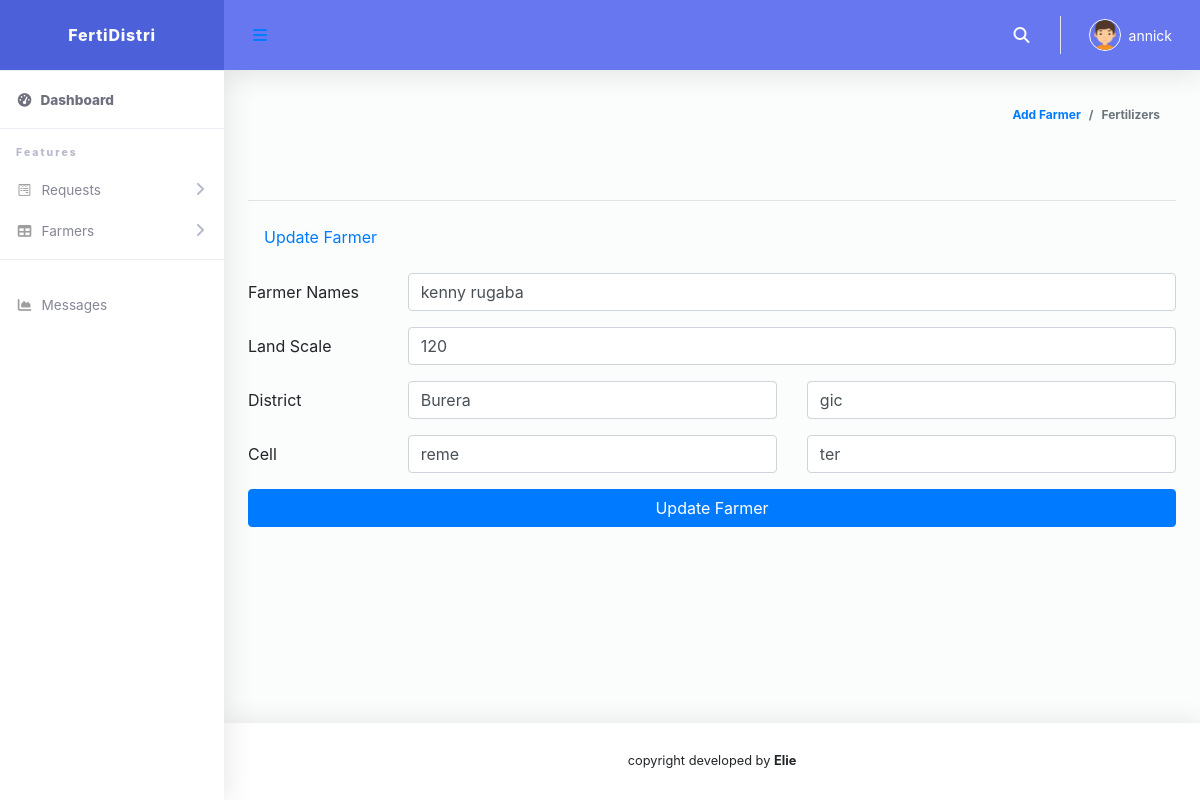
Page /farmerupdate.php?updatefarmer=13 (signed in) on the committed database.
### tables this page shows
CREATE TABLE `farmers` (
  `farmer_id` int(255) NOT NULL,
  `farmer_names` varchar(255) NOT NULL,
  `land_scale` varchar(255) NOT NULL,
  `district` varchar(255) NOT NULL,
  `sector` varchar(255) NOT NULL,
  `cell` varchar(255) NOT NULL,
  `villages` varchar(255) NOT NULL,
  `user_id` int(255) NOT NULL
);

### retailer_session.php (called while the page is built, shortened)
<?php
  $admin_firstname=$_SESSION['userfirstname'];
  ?>

### farmerupdate.php (the view, shortened to what this page needs)
<?php
include 'navbar.php';
?>
    <div id="content-wrapper" class="d-flex flex-column">
      <div id="content">
        <nav class="navbar navbar-expand navbar-light bg-navbar topbar mb-4 static-top">
          <button id="sidebarToggleTop" class="btn btn-link rounded-circle mr-3">
            <i class="fa fa-bars"></i>
          </button>
          <ul class="navbar-nav ml-auto">
            <li class="nav-item dropdown no-arrow">
              <a class="nav-link dropdown-toggle" href="#" id="searchDropdown" role="button" data-toggle="dropdown"
                aria-haspopup="true" aria-expanded="false">
                <i class="fas fa-search fa-fw"></i>
              </a>
            </li>
            <li class="nav-item dropdown no-arrow">
              <a class="nav-link dropdown-toggle" href="#" id="userDropdown" role="button" data-toggle="dropdown"
                aria-haspopup="true" aria-expanded="false">
                <img class="img-profile rounded-circle" src="img/boy.png" style="max-width: 60px">
                <span class="ml-2 d-none d-lg-inline text-white small"><?php echo $admin_firstname;?></span>
              </a>
            </li>
          </ul>
        </nav>
        <div class="container-fluid" id="container-wrapper">
          <div class="d-sm-flex align-items-center justify-content-between mb-4">
            <ol class="breadcrumb">
              <li class="breadcrumb-item"><a href="addfarmer.php">Add Farmer</a></li>
              <li class="breadcrumb-item active" aria-current="page">Fertilizers</li>
            </ol>
          </div>
          <div class="row">
          <div class="col-sm-12">
									<hr>
									<ul class="nav nav-pills mb-3" id="pills-tab" role="tablist">
										<li class="nav-item">
											<a class="nav-link " id="pills-home-tab" data-toggle="pill" href="#pills-home" role="tab" aria-controls="pills-home" aria-selected="true">Update Farmer</a>
										</li>
									</ul>
									<div class="tab-content" id="pills-tabContent">
										<div class="tab-pane fade show active" id="pills-home" role="tabpanel" aria-labelledby="pills-home-tab">
										   <form action="" method="POST" enctype="multipart/form-data">
                                                             <?php
                                                if (isset($_GET['updatefarmer'])) {
                                                    $ser_id=$_GET['updatefarmer'];
                                                    $quer=mysqli_query($conn,"SELECT * FROM farmers WHERE farmers.farmer_id=$ser_id");
                                                    while ($row=mysqli_fetch_array($quer)){
                                                        ?>
												<div class="form-group row">
													<label class="col-sm-2 col-form-label">Farmer Names</label>
													<div class="col-sm-10">
                                                    <input type="text" name="farmer_names" value="<?php echo $row['farmer_names']; ?>" class="form-control form-control-normal"
														placeholder="">
													</div>
												</div>
												<div class="form-group row">
													<label class="col-sm-2 col-form-label">Land Scale</label>
													<div class="col-sm-10">
														<input type="text" name="land_scale" value="<?php echo $row['land_scale']; ?>" class="form-control form-control-normal"
														placeholder="">
													</div>
												</div>
												<div class="form-group row">
													<label class="col-sm-2 col-form-label">District</label>
													<div class="col-sm-5">
														<input type="text" name="district" value="<?php echo $row['district']; ?>" class="form-control form-control-normal"
														placeholder="">
													</div>
													<div class="col-sm-5">
                                                       <input type="text" name="sector" value="<?php echo $row['sector']; ?>" class="form-control form-control-normal"
														placeholder="Sector">
													</div>
												</div>
												<div class="form-group row">
													<label class="col-sm-2 col-form-label">Cell</label>
													<div class="col-sm-5">
														<input type="text" name="cell" value="<?php echo $row['cell']; ?>" class="form-control form-control-normal"
														placeholder="">
													</div>
													<div class="col-sm-5">
                                                       <input type="text" name="villages" value="<?php echo $row['villages']; ?>" class="form-control form-control-normal"
														placeholder="village">
													</div>
												</div>
												<div class="form-group row">
													<div class="col-sm-12">
														<input type="submit" name="update" value="Update Farmer"
														class="btn btn-primary btn-md btn-block waves-effect text-center m-b-20">
													</div>
												</div>
												<?php
                                                }
                                            }
                                                ?>
											</form>
										</div>
									</div>
								</div>
          </div>
        </div>
      </div>
      <footer class="sticky-footer bg-white">
        <div class="container my-auto">
          <div class="copyright text-center my-auto">
            <span>copyright  developed by
              <b>Elie</b>
            </span>
          </div>
        </div>
      </footer>
    </div>
  </div>
</body>
</html>

### rows in the picture
farmers: farmer_names "kenny rugaba", land_scale "120", district "Burera", sector "gic", cell "reme", villages "ter"

### other values in the picture
$admin_firstname "annick"
